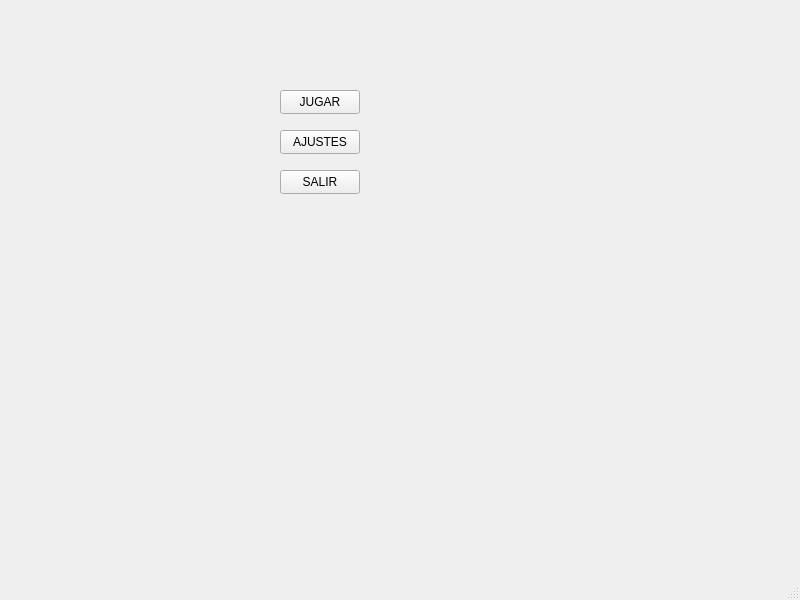
<?xml version="1.0" encoding="UTF-8"?>
<ui version="4.0">
 <class>MainWindow</class>
 <widget class="QMainWindow" name="MainWindow">
  <property name="geometry">
   <rect>
    <x>0</x>
    <y>0</y>
    <width>800</width>
    <height>600</height>
   </rect>
  </property>
  <property name="windowTitle">
   <string>MainWindow</string>
  </property>
  <widget class="QWidget" name="centralwidget">
   <widget class="QPushButton" name="btnJugar">
    <property name="geometry">
     <rect>
      <x>280</x>
      <y>90</y>
      <width>80</width>
      <height>24</height>
     </rect>
    </property>
    <property name="text">
     <string>JUGAR</string>
    </property>
   </widget>
   <widget class="QPushButton" name="btnConfiguracion">
    <property name="geometry">
     <rect>
      <x>280</x>
      <y>130</y>
      <width>80</width>
      <height>24</height>
     </rect>
    </property>
    <property name="text">
     <string>AJUSTES</string>
    </property>
   </widget>
   <widget class="QPushButton" name="btnSalir">
    <property name="geometry">
     <rect>
      <x>280</x>
      <y>170</y>
      <width>80</width>
      <height>24</height>
     </rect>
    </property>
    <property name="text">
     <string>SALIR</string>
    </property>
   </widget>
  </widget>
  <widget class="QMenuBar" name="menubar">
   <property name="geometry">
    <rect>
     <x>0</x>
     <y>0</y>
     <width>800</width>
     <height>21</height>
    </rect>
   </property>
  </widget>
  <widget class="QStatusBar" name="statusbar"/>
 </widget>
 <resources/>
 <connections/>
</ui>
